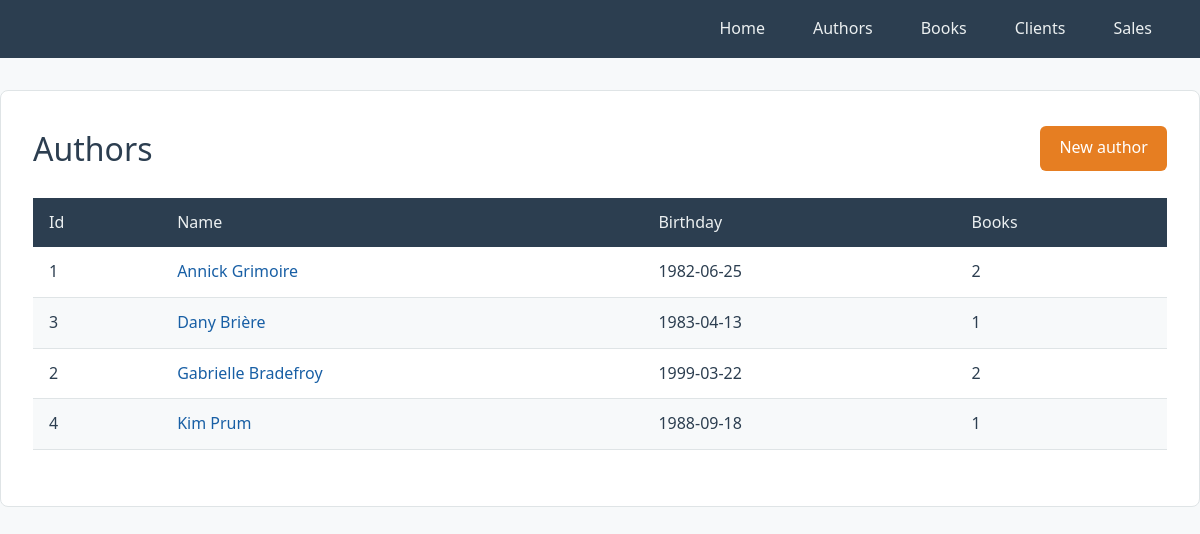
Page /author-index.php on the committed database.
### tables this page shows
CREATE TABLE IF NOT EXISTS `author` (
	`id` INT NOT NULL AUTO_INCREMENT,
    `name` VARCHAR(45) NOT NULL,
    `birthday` DATE NOT NULL,
    PRIMARY KEY (`id`)
 );

### classes/Author.php (called while the page is built, shortened)
<?php
class Author extends CRUD {
    public function selectWithBookCount():array {
        $sql = "SELECT author.*, COUNT(book.id) AS book_count
            FROM author
            LEFT JOIN book ON book.author_id = author.id
            GROUP BY author.id
            ORDER BY author.name ASC";
        $stmt = $this->query($sql);
        return $stmt->fetchAll();
    }
}

### author-index.php (the view, shortened to what this page needs)
<?php
require_once('classes/Author.php');
$authorObj = new Author;
$authors = $authorObj->selectWithBookCount();
?>
<!DOCTYPE html>
<html lang="fr">
<head>
    <link rel="stylesheet" href="css/style.css">
</head>
<body>
    <?php require_once('includes/nav.php'); ?>
    <main class="container">
        <div class="page-header">
            <h1>Authors</h1>
            <a href="author-create.php" class="btn">New author</a>
        </div>
        <table>
            <thead>
                <tr>
                    <th>Id</th>
                    <th>Name</th>
                    <th>Birthday</th>
                    <th>Books</th>
                </tr>
            </thead>
            <tbody>
                <?php foreach($authors as $author) {
                ?>
                    <tr>
                        <td><?= $author['id'] ?></td>
                        <td><a href="author-show.php?id=<?= $author['id'] ?>"><?= $author['name'] ?></a></td>
                        <td><?= $author['birthday'] ?></td>
                        <td><?= $author['book_count'] ?></td>
                    </tr>
                <?php
                }
                ?>
            </tbody>
        </table>
    </main>
</body>
</html>

### css/style.css (style rules this page uses)
:root { --dark: #2c3e50; --accent: #e67e22; --accent-hover: #d35400; --light: #ecf0f1; --border: #dfe4e6; --bg: #f7f9fa; --red: #c0392b; --red-hover: #a93226; --link: #185fa5; --white: #fff; }
* { margin: 0; padding: 0; box-sizing: border-box; }
body { font-family: system-ui, -apple-system, sans-serif; line-height: 1.6; color: var(--dark); background-color: var(--bg); }
.container { max-width: 1440px; margin: 2rem auto; padding: 2rem; background-color: var(--white); border: 1px solid var(--border); border-radius: 8px; }
h1, h2 { margin-bottom: 1.5rem; font-weight: 500; }
.page-header { display: flex; justify-content: space-between; align-items: center; margin-bottom: 1.5rem; }
.page-header h1 { margin-bottom: 0; }
table { width: 100%; border-collapse: collapse; margin-bottom: 1.5rem; }
th { background-color: var(--dark); color: var(--light); text-align: left; padding: 0.75rem 1rem; font-weight: 500; }
td { padding: 0.75rem 1rem; border-bottom: 1px solid var(--border); }
tbody tr:nth-child(even) { background-color: var(--bg); }
td a { color: var(--link); text-decoration: none; }
.btn { display: inline-block; background-color: var(--accent); color: var(--white); padding: 0.6rem 1.2rem; border: none; border-radius: 6px; text-decoration: none; font-size: 1rem; font-family: inherit; cursor: pointer; }

### rows in the picture
author: id "1", name "Annick Grimoire", birthday "1982-06-25", book_count "2"
author: id "3", name "Dany Brière", birthday "1983-04-13", book_count "1"
author: id "2", name "Gabrielle Bradefroy", birthday "1999-03-22", book_count "2"
author: id "4", name "Kim Prum", birthday "1988-09-18", book_count "1"
